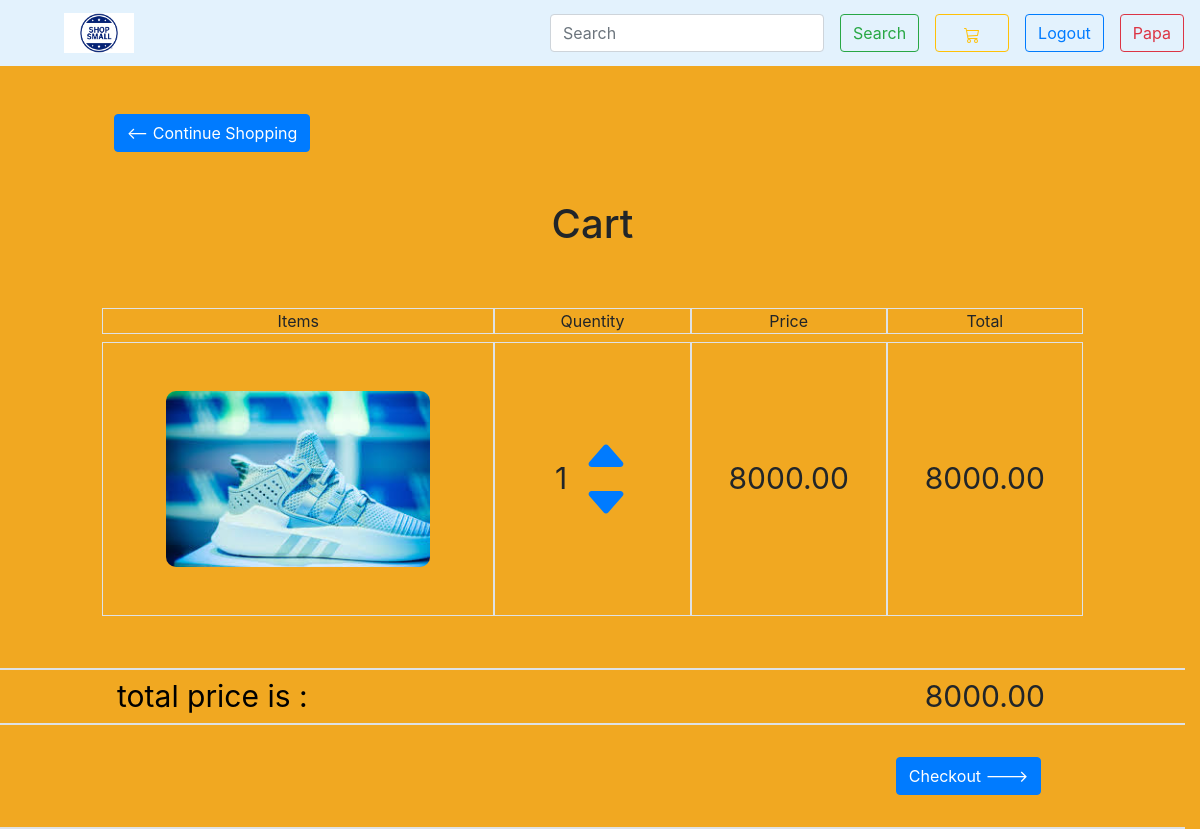
Page /cart (signed in) on the committed database.
### products/models.py (models this page shows, shortened)
class Cart(models.Model):
    user = models.ForeignKey(User,on_delete=models.SET_NULL,null=True)
    order = models.ForeignKey(Order,on_delete=models.SET_NULL,null=True)
    product = models.ForeignKey(Product,on_delete=models.SET_NULL,null=True)
    quantity = models.IntegerField(default=0)
    @property
    def get_per_product_total(self):
        total = self.quantity * self.product.price
        return total

class Product(models.Model):
    name = models.CharField(max_length=120,null=True)
    price = models.DecimalField(max_digits=8,decimal_places=2)
    quantity = models.IntegerField()
    CATEGOTY  = (
        ('shoes','Shoes'),
        ('watch','Watch'),
        ('tshirt','T-shirt'),
        ('jeans','Jeans'),
    )
    category = models.CharField(max_length=6,choices=CATEGOTY,null=True)
    feachered = models.BooleanField(blank=True,null=True)
    digital = models.BooleanField(blank=True,null=True)
    image = models.ImageField(upload_to='product-images',blank=True,null=True)
    @property
    def ImageUrl(self):
        if self.image.url:
            return self.image.url
        return ''

class Order(models.Model):
    user = models.ForeignKey(User,on_delete=models.SET_NULL,null=True)
    completed = models.BooleanField(default=False,blank=True)
    needshipping = models.BooleanField(default=False,blank=True)
    dateoforder = models.DateTimeField(auto_now_add=True,null=True)
    @property
    def get_total_order_price(self):
        cart = self.cart_set.all()
        sum = 0
        for i in cart:
            sum += i.get_per_product_total
        return sum

### products/views.py (the view, shortened to what this page needs)
# urls.py: path("cart",views.cart,name="cartpage"),
def cart(request):
    if request.user.is_authenticated:
        order,created = Order.objects.get_or_create(user = request.user,completed=False)
        orderitems = Cart.objects.filter(user = request.user,order = order)
    context = {
        'objects': orderitems,
        'order': order
    }
    return render(request,"cartpage.html",context)

### templates/cartpage.html (shortened to what this page needs)
{% extends 'base.html' %}
{% load static %}
{% block content %}
    <div class="container-fluid cart-container">
            <div class="row cart-container-row justify-content-center">
                <div class="col col-10 mt-5">
                    <a href="{% url 'homepage' %}"><button class="btn btn-primary mb-5 text-capitalize"><--  continue shopping</button></a>
                </div>
            </div>
            <div class="row cart-container-row justify-content-center mb-5">
                <div class="col col-10 cart-title">
                    <div>
                        <h1>Cart</h1>
                    </div>
                </div>
            </div>
            <div class="row cart-container-row p-1 justify-content-center">
                <div class="col col-md-4 border text-capitalize text-center">items</div>
                <div class="col col-md-2 border text-capitalize text-center">quentity</div>
                <div class="col col-md-2 border text-capitalize text-center">price</div>
                <div class="col col-md-2 border text-capitalize text-center">total</div>
            </div>
                   {% for object in objects %}
                    <div class="row cart-container-row p-1 one-product justify-content-center">
                        <div class="col col-md-4 border">
                            <div class="product-img p-lg-5 p-xl-5 p-sm-2 pt-3 ">
                                <img src="{{ object.product.ImageUrl }}" class="img-fluid" alt="">
                            </div>
                        </div>
                        <div class="col col-md-2 border quantity">
                            <div class="product-quantity">
                                <span class="quantity">{{ object.quantity }}</span>
                            </div>
                            <div class="manage-quantity">
                                <a data-productid="{{object.product.id}}" data-action="add" class="update-cart">
                                 <svg width="3em" height="3em" viewBox="0 0 16 16" class="bi bi-caret-up-fill" fill="currentColor" xmlns="http://www.w3.org/2000/svg">
                                    <path d="M7.247 4.86l-4.796 5.481c-.566.647-.106 1.659.753 1.659h9.592a1 1 0 0 0 .753-1.659l-4.796-5.48a1 1 0 0 0-1.506 0z"/>
                                 </svg>
                                </a>
                                <br>
                                <a data-productid="{{object.product.id}}" data-action="remove" class="update-cart">
                                    <svg width="3em" height="3em" viewBox="0 0 16 16" class="bi bi-caret-down-fill" fill="currentColor" xmlns="http://www.w3.org/2000/svg">
                                         <path d="M7.247 11.14L2.451 5.658C1.885 5.013 2.345 4 3.204 4h9.592a1 1 0 0 1 .753 1.659l-4.796 5.48a1 1 0 0 1-1.506 0z"/>
                                    </svg>
                                </a>
                            </div>
                        </div>
                        <div class="col col-md-2 border quantity">
                            <div class="product-price">
                                <span class="price">{{object.product.price}}</span>
                            </div>
                        </div>
                        <div class="col col-md-2 border quantity">
                            <div>
                                <span class="price">{{object.get_per_product_total}}</span>
                            </div>
                        </div>
                    </div>
                    {% endfor %}
            <br><br>
            <div class="row cart-container-row border"></div>
            <div class="row cart-container-row p-1 justify-content-center">
                <div class="col col-8">
                    <span class="price total-text">total  price  is : </span>
                </div>
                <div class="col col-2 quantity">
                    <span class="price">{{order.get_total_order_price}}</span>
                </div>
            </div>
            <div class="row cart-container-row border mb-3"></div>
            <div class="row cart-container-row p-3 justify-content-center">
                <div class="col col-2 offset-8 quality">
                    <a href="{% url 'checkoutpage' %}"><button class="btn btn-primary text-capitalize">checkout ---> </button></a>
                </div>
            </div>
    </div>
{% endblock %}

### templates/base.html (shortened to what this page needs)
{% load static %}
<!doctype html>
<html lang="en">
  <head>
    <link rel="stylesheet" href="https://stackpath.bootstrapcdn.com/bootstrap/4.5.2/css/bootstrap.min.css">
    <link rel="stylesheet" href="{% static 'css/home.css' %}">
  </head>
  <body>
    <nav class="navbar navbar-expand-lg navbar-light sticky-top" style="background-color: #e3f2fd;">
      <a class="navbar-brand ml-5" href="{% url 'homepage'  %}">
        <img src="{% static 'images/logo1.png' %}" width="70px" height="40px" class="d-inline-block align-top" alt="" loading="lazy">
      </a>
      <div class="collapse navbar-collapse" id="navbarSupportedContent">
        <form class="form-inline searchbar mt-4 mt-lg-0">
          <div class="inputfield mr-3">
            <input class="form-control " type="search" placeholder="Search" aria-label="Search">
          </div>
          <div>
            <button class="btn btn-outline-success mt-0 mb-0" type="submit">Search</button>
          </div>
        </form>
        <a href="{% url 'cartpage' %}">
          <span class="btn btn-outline-warning  ml-3 mr-3 mt-lg-0 mt-4">
          </span>
        </a>
        {% if user.is_authenticated %}
          <a href= "{% url 'logout' %}"><button type="button" class="mt-4 mt-lg-0 btn btn-outline-primary mr-3 mt-0 mb-0 loginbutton">Logout</button></a>
          <span class="text-capitalize btn btn-outline-danger">{{ user }}</span>
        {% else %}
          <a href= "{% url 'login' %}"><button type="button" class="mt-4 mt-lg-0 btn btn-outline-primary mr-3 mt-0 mb-0 loginbutton">Login/Signup</button></a>
        {% endif %}
      </div>
    </nav>
    {% block content %}
    {% endblock %}
  </body>
</html>

### static/css/home.css (style rules this page uses)
* { margin: 0px; padding: 0px; }
.cart-title { display:flex; justify-content:center; align-item:center; }
.cart-container { background-color: rgb(241, 168, 33); margin-right:0px; }
.cart-container-row { margin-right:0px; }
.product-img { display: flex; justify-content: center; align-items: center; }
.product-img > img { border-radius: 10px; }
.product-quantity { margin-right: 15px; }
.product-quantity > span { font-size: 30px; }
.quantity { display: flex; align-items: center; justify-content: center; }
.price { font-size: 30px; }
.total-text { color:black; }
* { box-sizing: border-box; }

### rows in the picture
Cart: product.ImageUrl (picture), quantity "1", product.price "8000.00", get_per_product_total "8000.00"
Order: get_total_order_price "8000.00"

### other values in the picture
{{ user }} "Papa"
